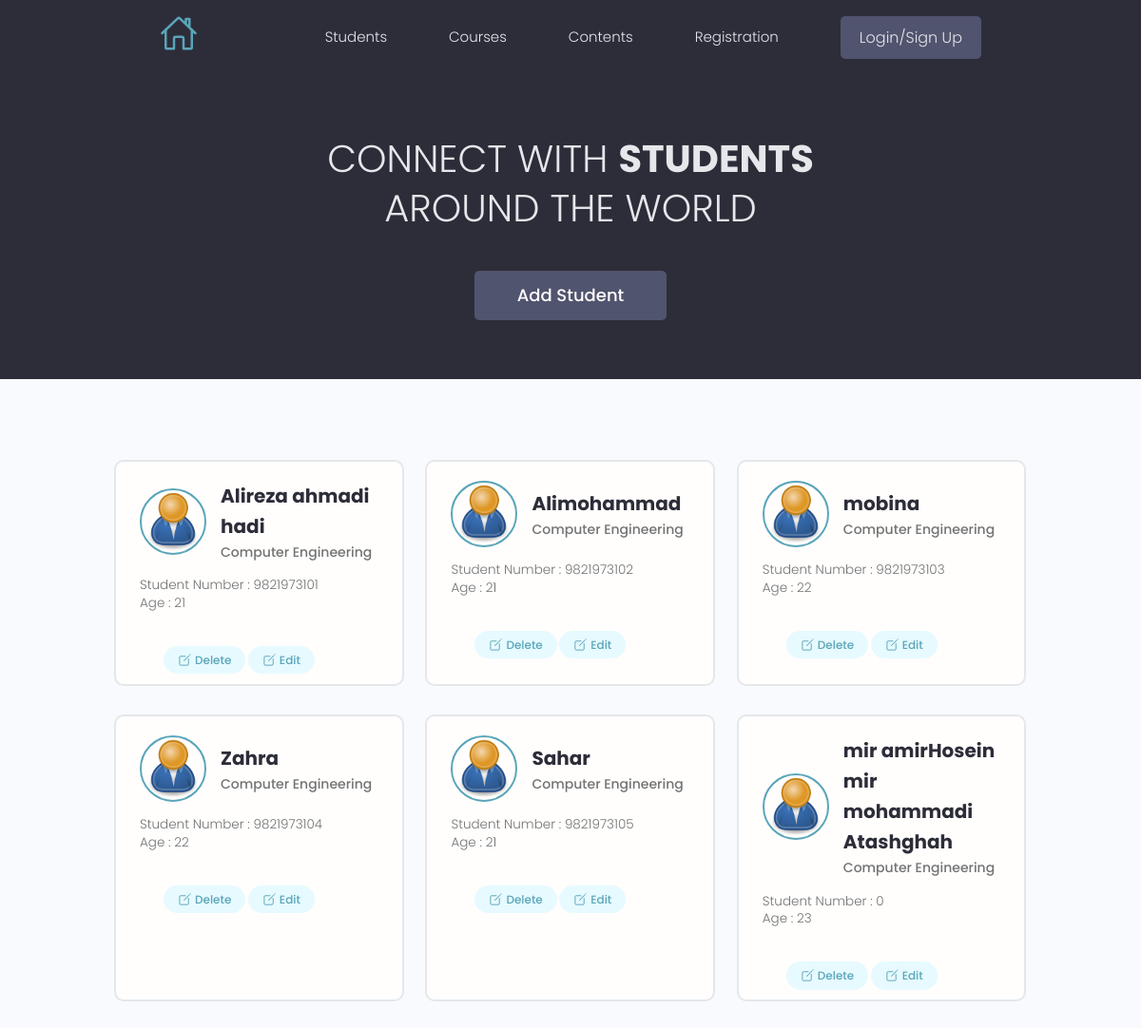
Before: /students (upper part) with the older database file.
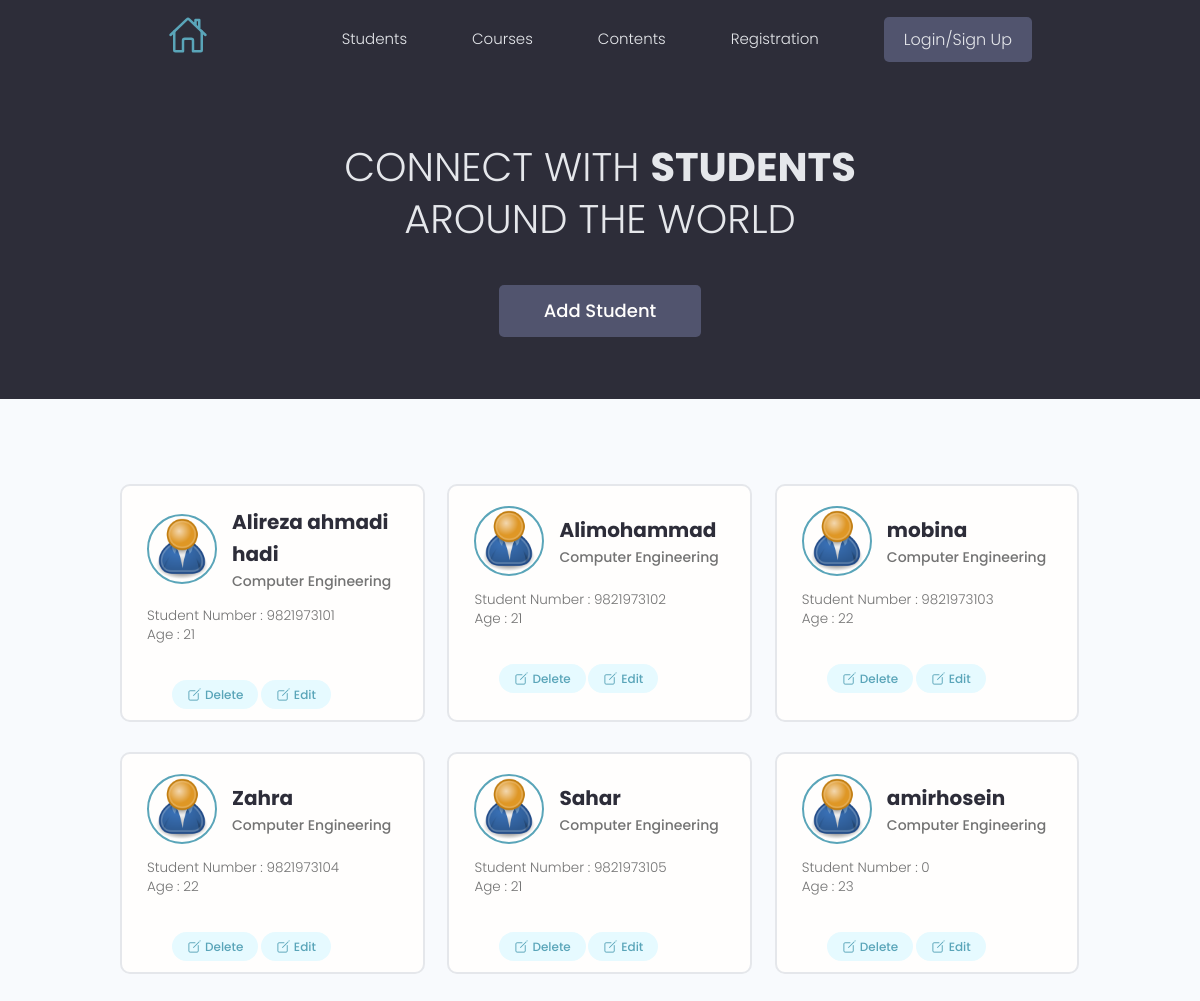
After: the same page with the newer database file.
### projects/models.py (models this page shows, shortened)
class student(models.Model):
    id = models.UUIDField(default=uuid.uuid4, primary_key=True, unique=True, editable=False)
    name = models.CharField(max_length=50, blank=True)
    age = models.IntegerField(default=0, blank=True)
    studentNumber = models.IntegerField(default=0, blank=True)
    student_image = models.ImageField(null=True, blank=True, default="default.jpg")
    created = models.DateTimeField(auto_now_add=True)

### projects/views.py (the view)
# urls.py: path('students', views.allStudents, name="allStudents"),
def allStudents(request):
    Students = student.objects.all()
    context = {'Students': Students}
    return render(request, 'projects/Practice_4/Students/Students.html', context)

### projects/templates/projects/Practice_4/Students/Students.html
{% extends 'main.html' %}
{% block content %}
<main class="home">
	<section class="hero-section text-center">
		<div class="container container--narrow">
			<div class="hero-section__box">
				<h2>CONNECT WITH <span>Students</span></h2>
				<h2>AROUND THE WORLD</h2>
			</div>
			<div class="hero-section__search">
				<a href="{% url 'createStudent' %}" class="btn btn--sub btn--lg">Add Student</a>
			</div>
		</div>
	</section>
	<section class="devlist">
		<div class="container">
			<div class="grid grid--three">
				{% for student in Students %}
				<div class="column card">
					<div class="dev">
						<a href="#" class="card__body">
							<div class="dev__profile">
								<img class="avatar avatar--md" src="{{ student.student_image.url }}" alt="image" />
								<div class="dev__meta">
									<h3>{{student.name}}</h3>
									<h5>Computer Engineering</h5>
								</div>
							</div>
							<p class="dev__info">
								Student Number : {{student.studentNumber}}<br>
								Age : {{student.age}}
							</p>
							<div class="dev__skills">
								<a class="tag tag--pill tag--main manage--btn" href="{% url 'deleteStudent' student.id %}">
									<ion-icon name="create-outline" class="ion-icon_edit"></ion-icon>Delete
								</a>
								<a class="tag tag--pill tag--main manage--btn" href="{% url 'updateStudent' student.id %}">
									<ion-icon name="create-outline" class="ion-icon_edit"></ion-icon>Edit
								</a>
							</div>
						</a>
					</div>
				</div>
				{% endfor %}
			</div>
		</div>
	</section>
</main>
{% endblock %}

Changed rows visible on the page:
changed student: name "mir amirHosein mir mohammadi Atashghah" → "amirhosein"
